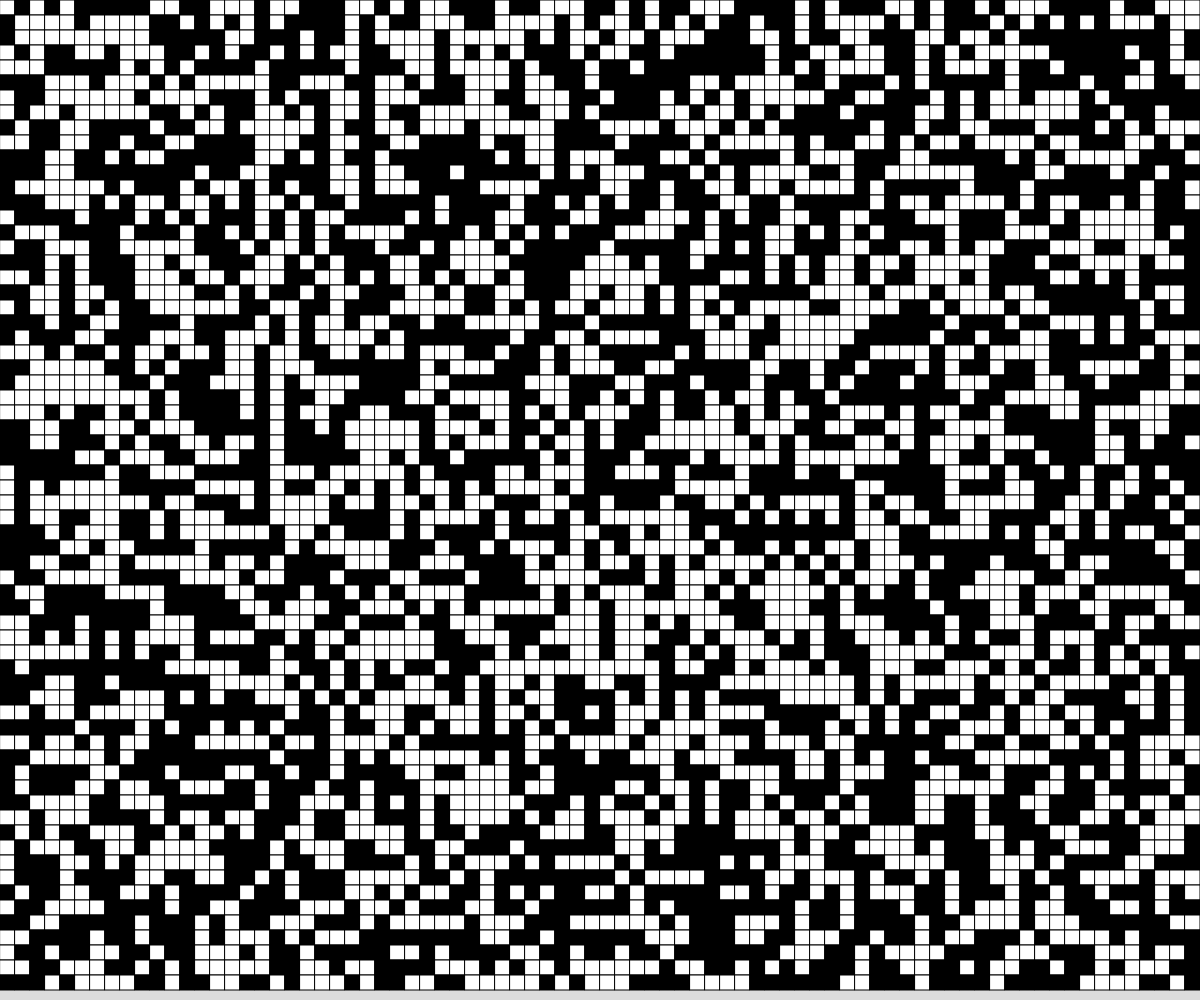
Frame 1 (no input)
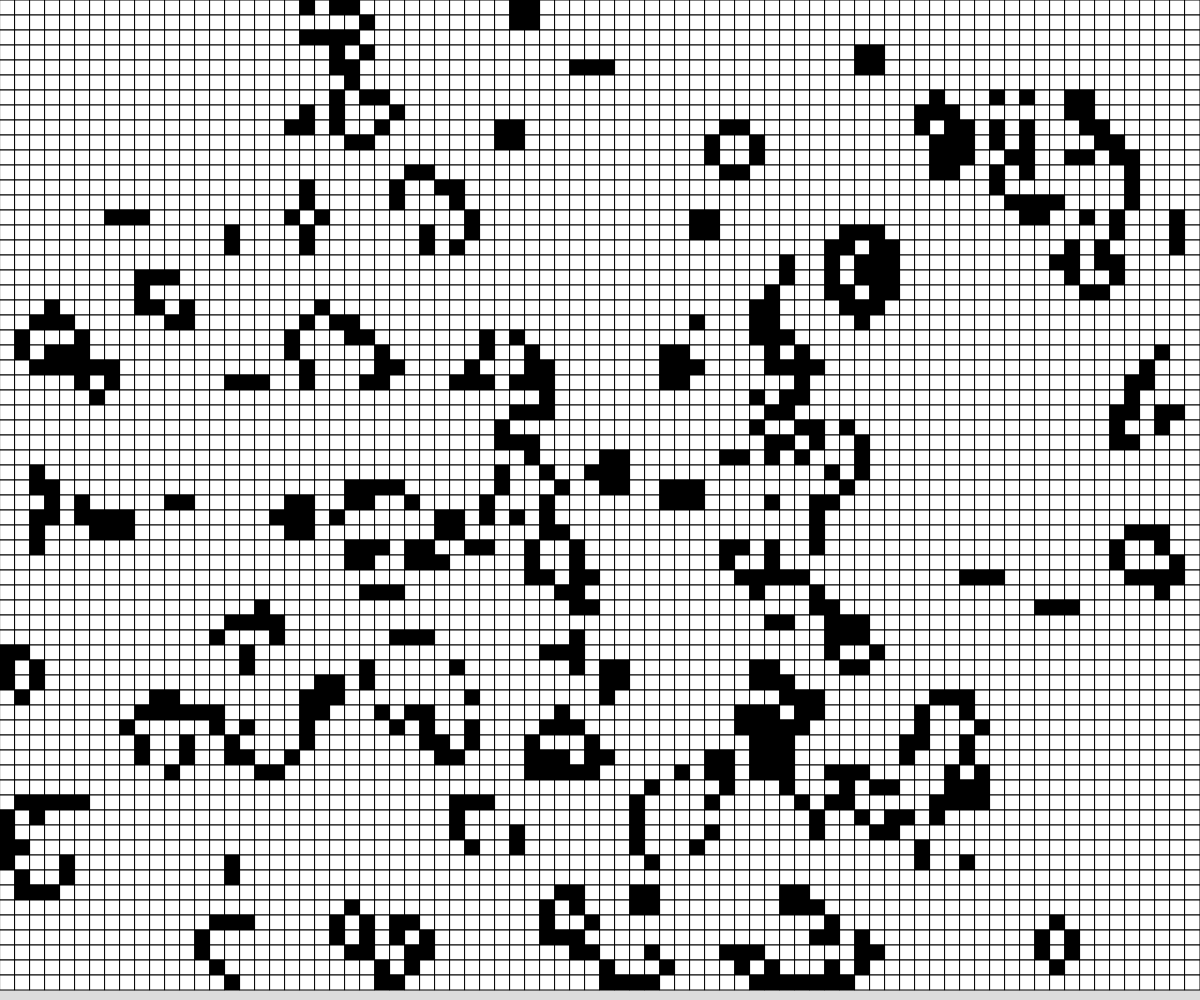
Frame 60 (no input)
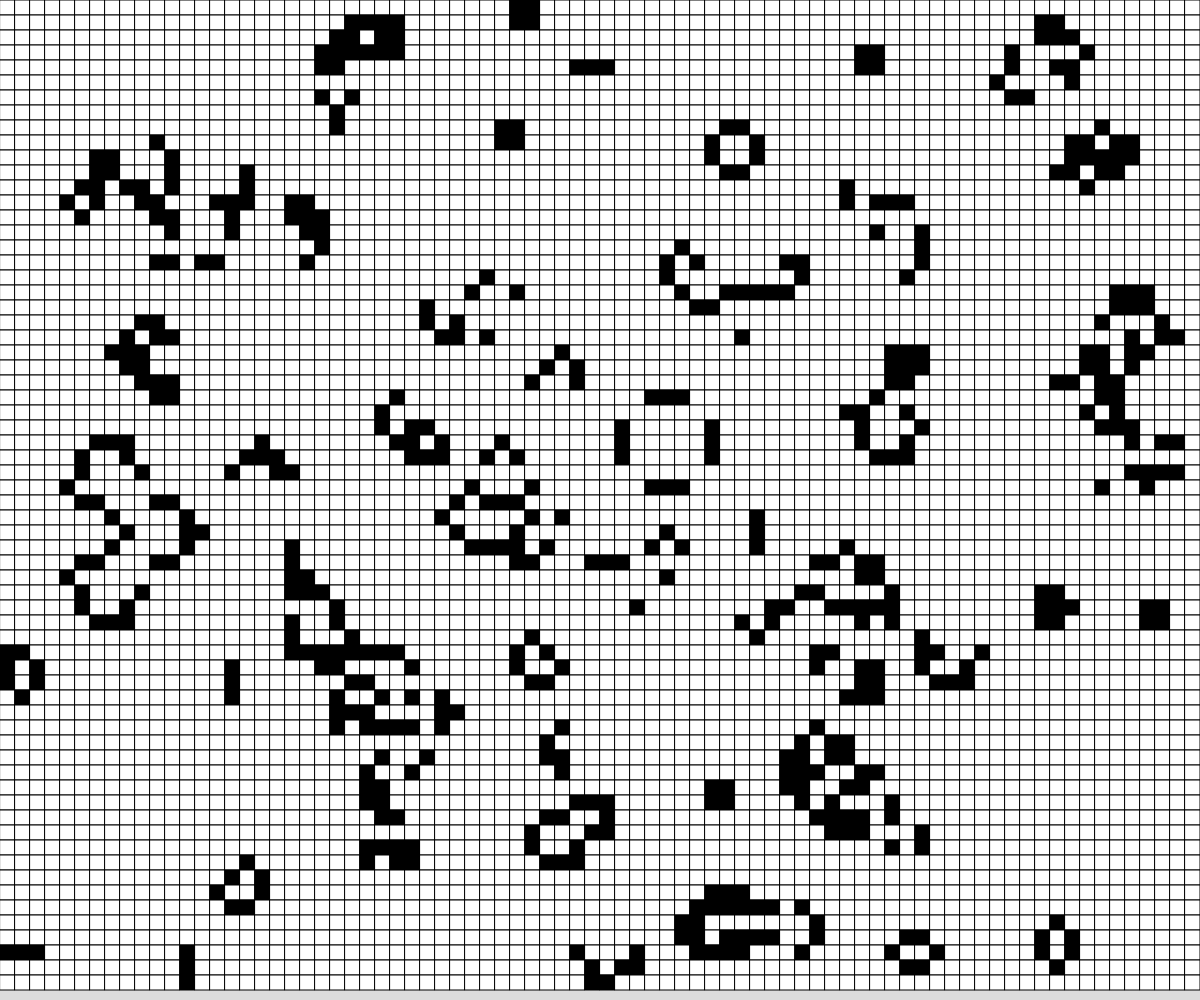
Frame 120 (the mouse pressed at the canvas centre since frame 60)

The p5.js sketch that drew these frames (run headless with seeded random() and noise() and a simulated clock; from frame 60 on, the mouse is pressed at the canvas centre):

// p5.js sketch
// ── sketch.js
// Game of Life

const CELL_SIZE = 15;
const RENDER_ON_FRAME = 2;
let autoPlayIsOn = true;
let grid;
let rows;
let cols;

function setup() {
  createCanvas(windowWidth, windowHeight);
  rows = Math.floor(height/CELL_SIZE);
  cols = Math.floor(width/CELL_SIZE);
  grid = generateRandomGrid(cols, rows);
}

function draw() {
  background(220);
  if (autoPlayIsOn && frameCount % RENDER_ON_FRAME === 0){
    grid = updateGrid();
  }   
  displayGrid();
}

function mousePressed() {
  let x = Math.floor(mouseX/CELL_SIZE);
  let y = Math.floor(mouseY/CELL_SIZE);

  //self
  toggleCell(x, y);
}

function keyPressed() {
  if (key === "r") {
    grid = generateRandomGrid(cols, rows);
  }
  if (key === "e") {
    grid = generateEmptyGrid(cols, rows);
  }
  if (key === "a"){
    autoPlayIsOn = !autoPlayIsOn;
  }
  if (key === " "){
    grid = updateGrid();
  }
}

function updateGrid() {
  let nextTurn = generateEmptyGrid(cols, rows);

  //look at every cell
  for (let y = 0; y < rows; y++) {
    for (let x = 0; x < cols; x++) {
      let neighbours = 0;

      for (let i = -1; i <= 1; i++) {
        for (let j = -1; j <= 1; j++) {
          //don't fall off edge of grid when counting neighbours
          if (x+j >= 0 && x+j < cols && y+i >= 0 && y+i < rows) {
            neighbours += grid[y+i][x+j];
          }
        }
      }

      //don't count self as neighbour
      neighbours -= grid[y][x];

      //apply the rules
      if (grid[y][x] === 1) {
        //currently alive
        if (neighbours === 2 || neighbours === 3) {
          nextTurn[y][x] = 1;
        }
        else {
          nextTurn[y][x] = 0;
        }
      }

      if (grid[y][x] === 0) {
        //currently dead
        if (neighbours === 3) {
          nextTurn[y][x] = 1;
        }
        else {
          nextTurn[y][x] = 0;
        }
      }
    }
  }
  return nextTurn;
}

function toggleCell(x, y) {
  //make sure the cell actually exists!
  if (x >= 0 && x < cols && y >= 0 && y < rows) {
    if (grid[y][x] === 1) {
      grid[y][x] = 0;
    }
    else if (grid[y][x] === 0) {
      grid[y][x] = 1;
    }
  }
}

function displayGrid() {
  for (let y = 0; y < rows; y++) {
    for (let x = 0; x < cols; x++) {
      if (grid[y][x] === 0) {
        fill("white");
      }
      if (grid[y][x] === 1) {
        fill("black");
      }
      square(x * CELL_SIZE, y * CELL_SIZE, CELL_SIZE);
    }
  }
}

function generateRandomGrid(cols, rows) {
  let newGrid = [];
  for (let y = 0; y < rows; y++) {
    newGrid.push([]);
    for (let x = 0; x < cols; x++) {
      if (random(100) < 50) {
        newGrid[y].push(1);
      }
      else {
        newGrid[y].push(0);
      }
    }
  }
  return newGrid;
}

function generateEmptyGrid(cols, rows) {
  let newGrid = [];
  for (let y = 0; y < rows; y++) {
    newGrid.push([]);
    for (let x = 0; x < cols; x++) {
      newGrid[y].push(0);
    }
  }
  return newGrid;
}
